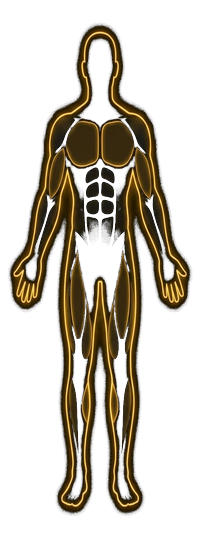
#> input picture src/assets/clean_red_silhouette.png, 200 x 550 px, found by its file name
$ python analyze_dots.py
#> lines starting #> are read from the running program, lines starting #| are printed output that depends on the picture; after the words box and inside, x2 and y2 are one past the last pixel; in counts of white or black regions, pixels touching at a corner belong together
from PIL import Image
import numpy as np

def find_orange_dots(image_path):
    img = Image.open(image_path).convert('RGB')
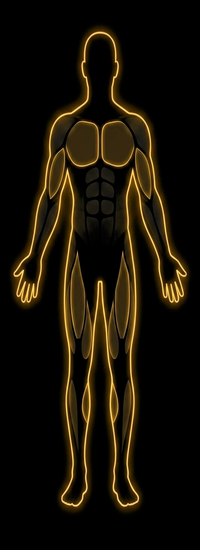
#> img: PIL image 200x550 RGB; mean R, G, B 24.2, 17.8, 6
    data = np.array(img)

    # Target color #f59e0b -> (245, 158, 11)
    target = np.array([245, 158, 11])

    # Tolerant match
    diff = np.abs(data - target)
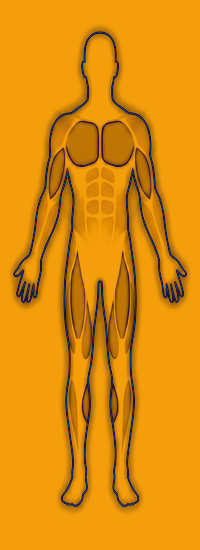
#> diff: shape (550, 200, 3) int64; mean R, G, B 220.9, 142, 13
    mask = np.all(diff < 40, axis=-1)
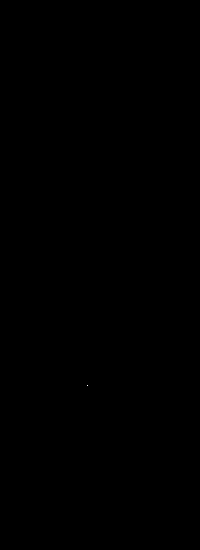
#> mask: shape (550, 200) bool; 0% white in thin lines or dots, all inside (x1, y1, x2, y2) = (87, 385, 88, 386)

    # Find clusters (very basic)
    coords = np.column_stack(np.where(mask))
#> coords = [[385, 87]]
    if len(coords) == 0:
        return []

    # Group neighboring points into dots
    dots = []
    visited = set()
    for r, c in coords:
        if (r, c) in visited: continue
        # Start a new cluster
        cluster = []
        q = [(r, c)]
        visited.add((r, c))
        while q:
            curr_r, curr_c = q.pop(0)
            cluster.append((curr_r, curr_c))
            for dr in [-1, 0, 1]:
                for dc in [-1, 0, 1]:
                    nr, nc = curr_r + dr, curr_c + dc
                    if 0 <= nr < data.shape[0] and 0 <= nc < data.shape[1] and \
                       mask[nr, nc] and (nr, nc) not in visited:
                        visited.add((nr, nc))
                        q.append((nr, nc))
        center_r = sum(p[0] for p in cluster) / len(cluster)
        center_c = sum(p[1] for p in cluster) / len(cluster)
        dots.append((center_c, center_r))
#> this loop made 1 pass
#> (r, c, center_r, center_c) on pass 1: (385, 87, 385, 87)
#> after the loop, dots = [(87, 385)]; visited = 1 item

    return sorted(dots, key=lambda x: x[1])

dots = find_orange_dots(r'd:\Projects\hypertrophy-tracker\src\assets\clean_red_silhouette.png')
#> dots = [(87, 385)]
print(f"I found {len(dots)} dots.")
#| I found 1 dots.
for i, (x, y) in enumerate(dots):
    print(f"Dot {i}: x={x:.1f}, y={y:.1f}")
#> this loop made 1 pass
#| Dot 0: x=87.0, y=385.0

$ run again, with src/assets/human_silhouette.png copied over src/assets/clean_red_silhouette.png
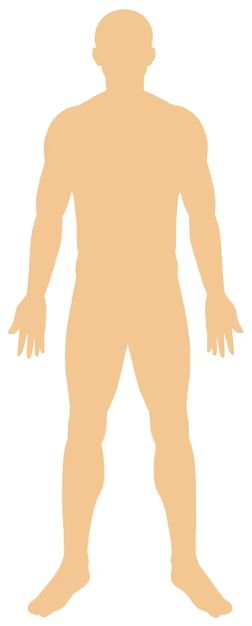
#> input picture src/assets/human_silhouette.png, 252 x 626 px, found by its file name
#> in find_orange_dots, `diff = np.abs(data - target)`:
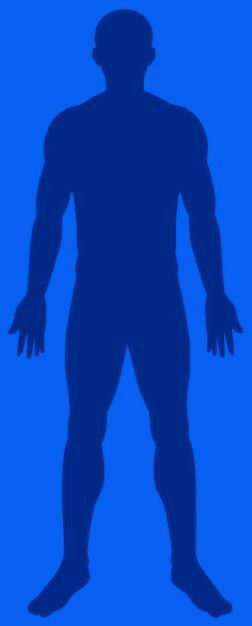
#> diff: shape (626, 252, 3) int64; mean R, G, B 6.7, 73.5, 199
#> mask: shape (626, 252) bool; every value is 0
#> coords = empty array

$ run again, with src/assets/reference_with_lines.png copied over src/assets/clean_red_silhouette.png
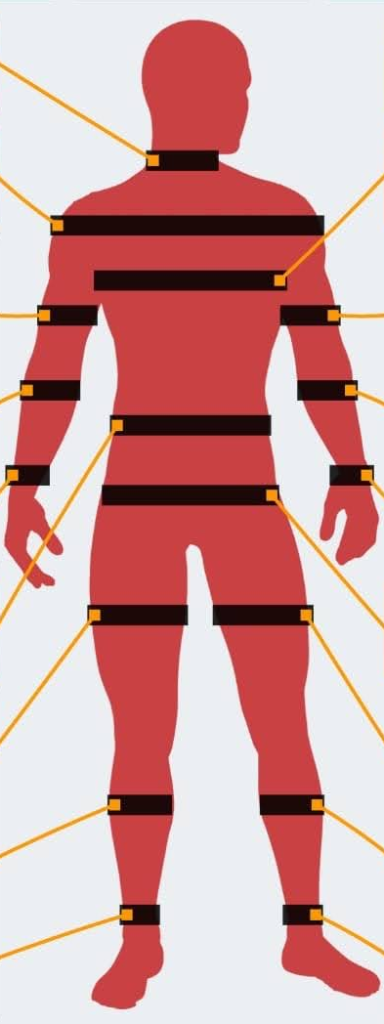
#> input picture src/assets/reference_with_lines.png, 384 x 1024 px, found by its file name
#> in find_orange_dots, `diff = np.abs(data - target)`:
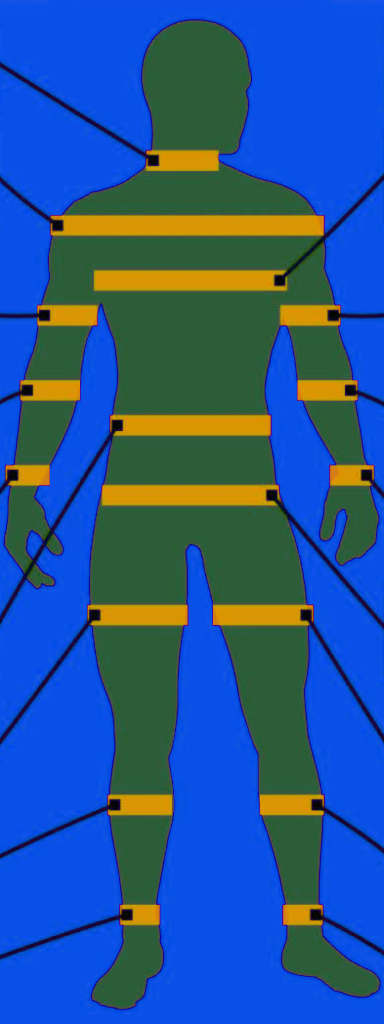
#> diff: shape (1024, 384, 3) int64; mean R, G, B 38.4, 86.9, 147.5
#> in find_orange_dots, `mask = np.all(diff < 40, axis=-1)`:
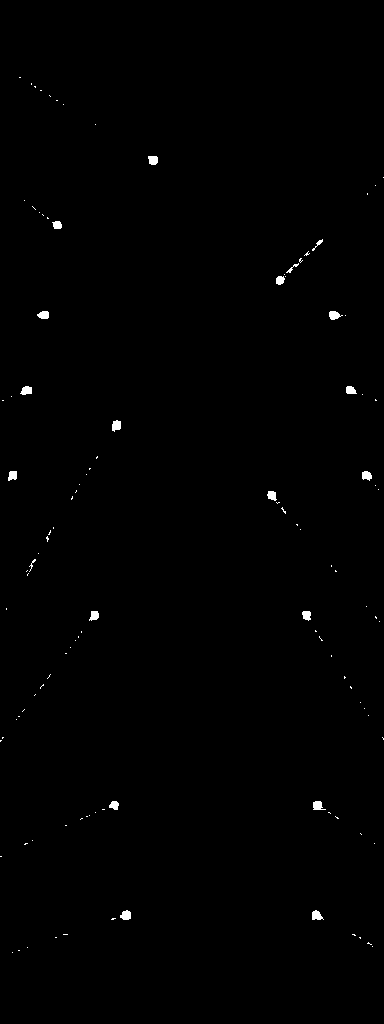
#> mask: shape (1024, 384) bool; 0.41% white; 114 white regions (94 under 20 px), largest, box (x1, y1, x2, y2) and area: (120, 910, 131, 920) 84, (112, 420, 121, 432) 83, (329, 311, 343, 320) 82
#> coords = 1627 pairs, first value 77 to 952, second value 0 to 383
#> the loop in find_orange_dots, `for r, c in coords:` made 1627 passes
#> (r, c) on passes 2, 4, 6: (77, 20), (84, 31), (86, 35)
#> after the loop in find_orange_dots, `for r, c in coords:`: dots = 114 pairs, first value 0.333 to 383, second value 77 to 952; visited = 1627 items
#| I found 114 dots.
#> the loop `for i, (x, y) in enumerate(dots):` made 114 passes
#> (x, y) on passes 1 to 8: (19.5, 77), (31, 83.5), (34.67, 86.33), (40.5, 90), (49.5, 95.5), (56.5, 100), (63, 104), (95, 124)
#> (printed output is left out)
